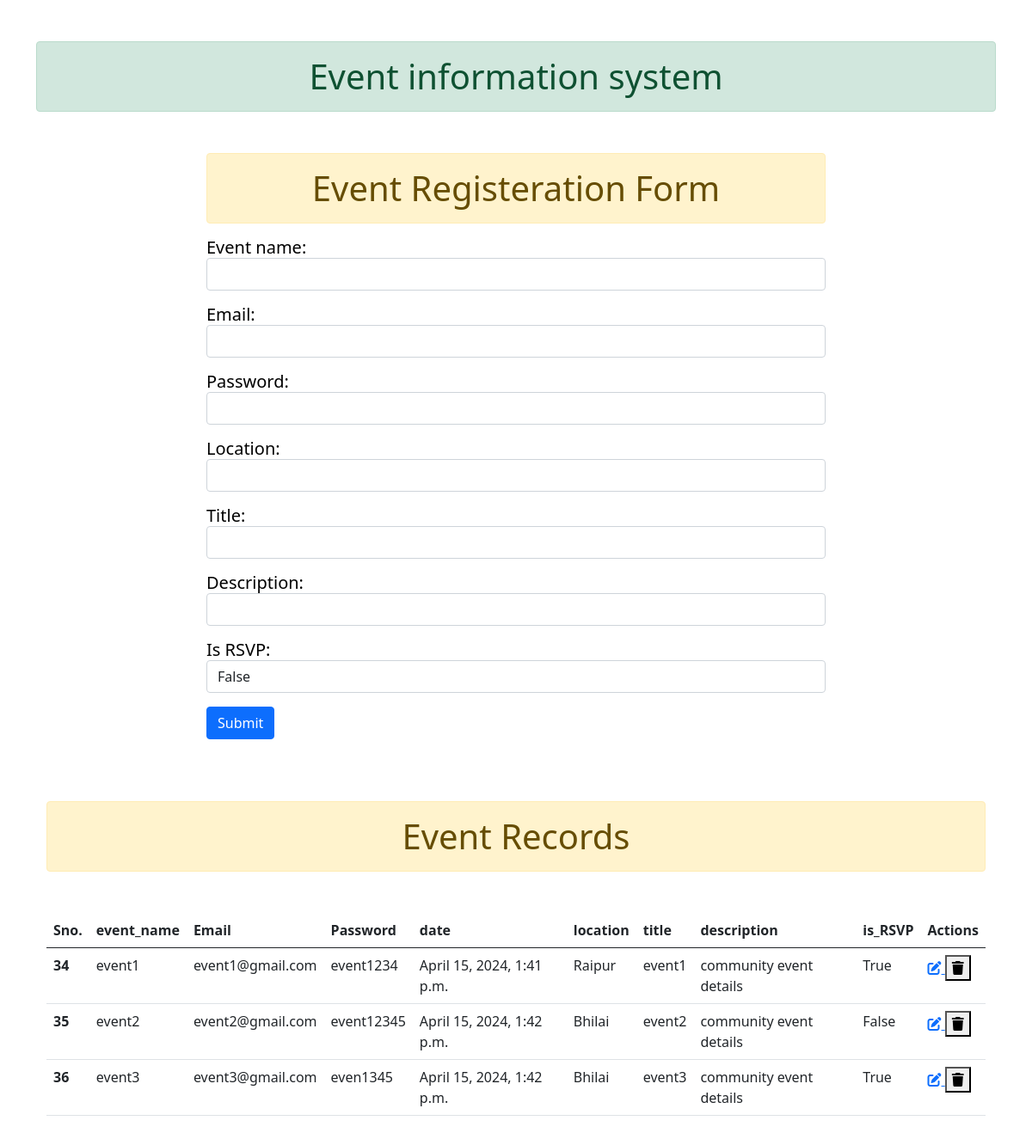
The page / on the database its author committed.
### app1/models.py (models this page shows, shortened)
class Organizer_Model(models.Model):
    event_name=models.CharField(max_length=500,null=True)
    email=models.EmailField(max_length=60,null=True)
    password=models.CharField(max_length=12,null=True)
    date=models.DateTimeField(auto_now_add=True,verbose_name='Date & Time')
    location=models.CharField(max_length=25,null=True,blank=True)
    title=models.CharField(max_length=25,null=True,blank=True)
    description=models.CharField(max_length=25,null=True,blank=True)
    is_RSVP=models.BooleanField(default=False)

### app1/views.py (the view)
# urls.py: 2. Add a URL to urlpatterns:  path('', Home.as_view(), name='home')
def Home(request):
    form=EventForm()
    if request.method=='POST':
        form=EventForm(request.POST)
        form.save()
        form=EventForm()
    data=Organizer_Model.objects.all()
    context={
        'form':form,
        'data':data,
    }
    return render(request,'app1/index.html',context)

### app1/forms.py
class EventForm(ModelForm):
    class Meta:
        model=Organizer_Model
        fields='__all__'
        widgets={
            'event_name':forms.TextInput(attrs={'class':'form-control'}),
            'email':forms.TextInput(attrs={'class':'form-control'}),
            'password':forms.PasswordInput(attrs={'class':'form-control'},render_value=True),
            'date':forms.TextInput(attrs={'class':'form-control'}),
            'location':forms.TextInput(attrs={'class':'form-control'}),
            'title':forms.TextInput(attrs={'class':'form-control'}),
            'description':forms.TextInput(attrs={'class':'form-control'}),
            'is_RSVP':forms.TextInput(attrs={'class':'form-control'}),
        }

### templates/app1/index.html (shortened to what this page needs)
{% extends 'app1/base.html' %}
{% block content%}
    <div class="container">
        <div class="row">
            <div class="col col-8 offset-2">
                <h1 class="alert alert-warning text-center">Event Registeration Form</h1>
    <form method="post">
       <h5 style="color: black"> {{form.as_p}} </h5>
        <input type="submit" value="Submit" class="btn btn-primary">
    </form>
</div>
</div>
<br><br><br>
<h1 class="alert alert-warning text-center">Event Records</h1>
<table class="table my-5" >
    <thead class="thead-dark">
      <tr>
        <th scope="col">Sno.</th>
        <th scope="col">event_name</th>
        <th scope="col">Email</th>
        <th scope="col">Password</th>
        <th scope="col">date</th>
        <th scope="col">location</th>
        <th scope="col">title</th>
        <th scope="col">description</th>
        <th scope="col">is_RSVP</th>
        <th scope="col">Actions</th>
      </tr>
    </thead>
    <tbody>
        {% for i in data %}
      <tr>
        <th scope="row">{{i.id}}</th>
        <td>{{i.event_name}}</td>
        <td>{{i.email}}</td>
        <td>{{i.password}}</td>
        <td>{{i.date}}</td>
        <td>{{i.location}}</td>
        <td>{{i.title}}</td>
        <td>{{i.description}}</td>
        <td>{{i.is_RSVP}}</td>
        <td>
            <a href="{% url  'update'  i.id%}">
            <i class="fa-solid fa-pen-to-square"></i>
        </a>
        <form action=" {% url  'delete'  i.id%}" method="post" class="d-inline">
            <button type="submit">
                <i class="fa-solid fa-trash"></i>
            </button>
        </form>
        </td>
      </tr>
{% endfor %}
    </tbody>
  </table>
</div>
{% endblock content %}

### templates/app1/base.html (shortened to what this page needs)
<!doctype html>
<html lang="en">
  <head>
    <link href="https://cdn.jsdelivr.net/npm/bootstrap@5.0.2/dist/css/bootstrap.min.css" rel="stylesheet">
  </head>
  <body>
    <div class="container">
    <h1 class="alert alert-success my-5  text-center" >Event information system</h1>
    {% block content%}
    {% endblock content%}
</div>
  </body>
</html>

### rows shown on the page
Organizer_Model: id "34", event_name "event1", email "event1@gmail.com", password "event1234", date "April 15, 2024, 1:41 p.m.", location "Raipur", title "event1", description "community event details", is_RSVP "True"
Organizer_Model: id "35", event_name "event2", email "event2@gmail.com", password "event12345", date "April 15, 2024, 1:42 p.m.", location "Bhilai", title "event2", description "community event details", is_RSVP "False"
Organizer_Model: id "36", event_name "event3", email "event3@gmail.com", password "even1345", date "April 15, 2024, 1:42 p.m.", location "Bhilai", title "event3", description "community event details", is_RSVP "True"
